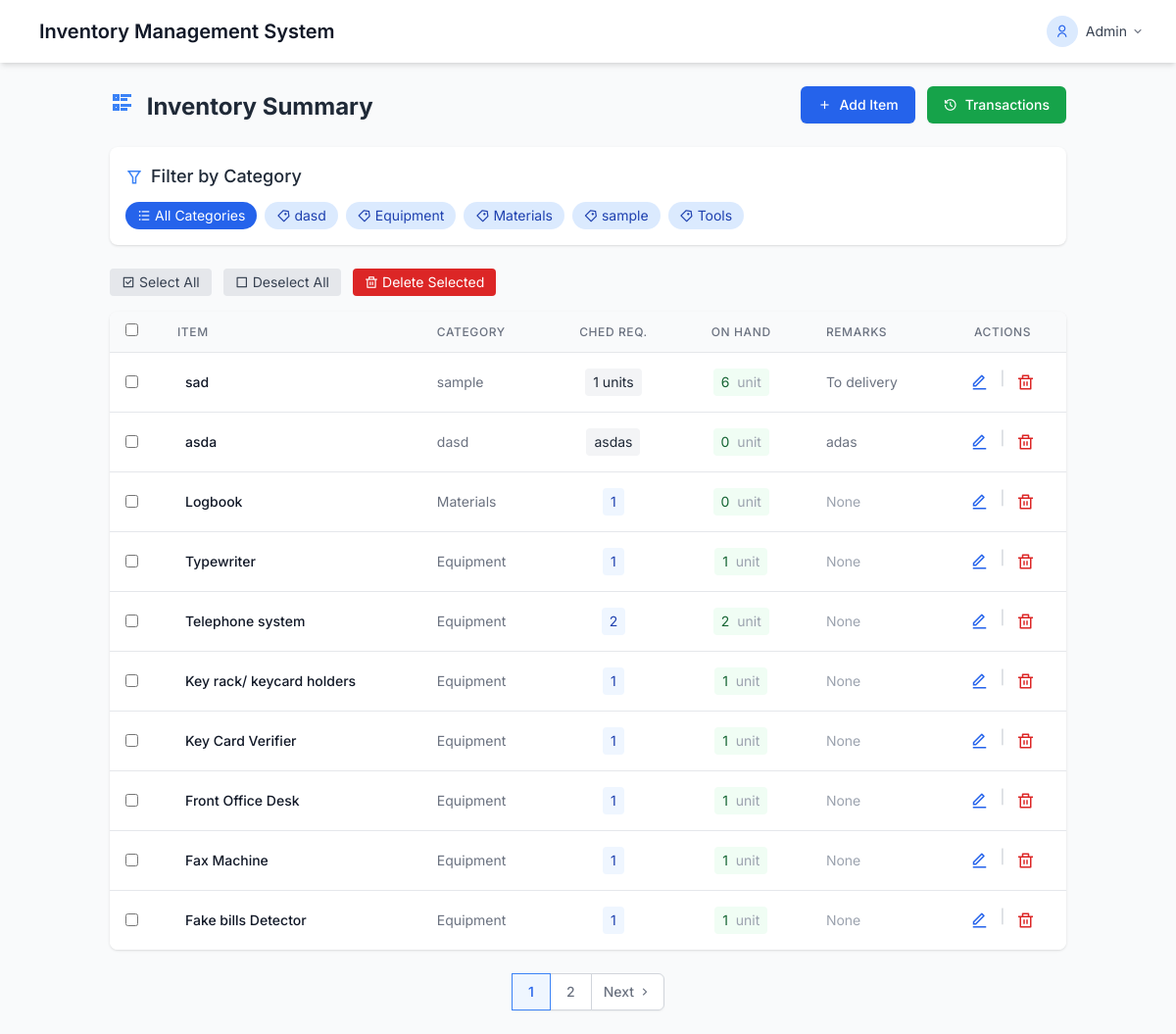
Page /dashboard/admin_requests.php (signed in) on the committed database.
### tables this page shows
CREATE TABLE `items` (
  `id` int(11) NOT NULL,
  `name` varchar(255) DEFAULT NULL,
  `category` varchar(255) DEFAULT NULL,
  `quantity` varchar(255) DEFAULT NULL,
  `available_quantity` varchar(255) DEFAULT NULL,
  `description` text DEFAULT NULL,
  `department` varchar(255) DEFAULT NULL,
  `created_at` timestamp NOT NULL DEFAULT current_timestamp(),
  `borrowed_quantity` int(11) DEFAULT 0,
  `borrowed` int(11) DEFAULT 0,
  `returned` int(11) DEFAULT 0,
  `remarks` text DEFAULT NULL,
  `unit` varchar(255) NOT NULL DEFAULT 'unit'
);

### dashboard/admin_requests.php (the view, shortened to what this page needs)
<?php
require_once "../config/database.php";
$items = [];
$pages = 1;
$limit = 10;
$page = isset($_GET['page']) ? max(1, (int)$_GET['page']) : 1;
$start = ($page - 1) * $limit;
$category_filter = isset($_GET['category']) ? filter_input(INPUT_GET, 'category', FILTER_SANITIZE_STRING) : '';
try {
    $query = "SELECT id, name AS item, category,
                     quantity AS ched_req,
                     available_quantity AS on_hand,
                     remarks, unit
              FROM items
              WHERE (:category_filter = '' OR category = :category_filter)
              ORDER BY id DESC
              LIMIT :start, :limit";
    $stmt = $conn->prepare($query);
    $stmt->bindValue(':category_filter', $category_filter, PDO::PARAM_STR);
    $stmt->bindValue(':start', $start, PDO::PARAM_INT);
    $stmt->bindValue(':limit', $limit, PDO::PARAM_INT);
    $stmt->execute();
    $items = $stmt->fetchAll(PDO::FETCH_ASSOC);
    $countStmt = $conn->prepare("SELECT COUNT(*) FROM items WHERE (:category_filter = '' OR category = :category_filter)");
    $countStmt->bindValue(':category_filter', $category_filter, PDO::PARAM_STR);
    $countStmt->execute();
    $total = $countStmt->fetchColumn();
    $pages = max(1, ceil($total / $limit));
    $category_stmt = $conn->query("SELECT DISTINCT category FROM items ORDER BY category");
    $categories = $category_stmt->fetchAll(PDO::FETCH_ASSOC);
} catch (PDOException $e) {
    $_SESSION['error'] = "Failed to load items: " . $e->getMessage();
    error_log("Database Error: " . $e->getMessage());
}
?>
<!DOCTYPE html>
<html lang="en">
<head>
    <script src="https://cdn.tailwindcss.com"></script>
    <link href="https://cdn.jsdelivr.net/npm/remixicon@2.5.0/fonts/remixicon.css" rel="stylesheet">
</head>
<body class="bg-gray-50 min-h-screen">
    <nav class="bg-white shadow-md">
    <div class="max-w-7xl mx-auto px-4 sm:px-6 lg:px-8">
        <div class="flex justify-between h-16">
            <div class="flex items-center">
                <div class="flex-shrink-0 flex items-center">
                    <span class="text-xl font-semibold text-gray-900">Inventory Management System</span>
                </div>
            </div>
            <div class="hidden sm:ml-6 sm:flex sm:items-center">
                <div class="ml-3 relative">
                    <div>
                        <button id="user-menu" class="flex items-center text-sm rounded-full focus:outline-none focus:ring-2 focus:ring-offset-2 focus:ring-blue-500">
                            <div class="h-8 w-8 rounded-full bg-blue-100 flex items-center justify-center text-blue-600">
                                <i class="ri-user-line"></i>
                            </div>
                            <span class="ml-2 text-gray-700"><?= htmlspecialchars($_SESSION['username'] ?? 'Admin') ?></span>
                            <i class="ri-arrow-down-s-line ml-1 text-gray-500"></i>
                        </button>
                    </div>
                </div>
            </div>
        </div>
    </div>
</nav>
    <div class="container mx-auto p-4 md:p-6">
        <div class="flex flex-col md:flex-row justify-between items-start md:items-center mb-6">
            <h2 class="text-2xl font-bold text-gray-800 mb-4 md:mb-0">
                <i class="ri-list-check-2 mr-2 text-blue-500"></i> Inventory Summary
            </h2>
            <div class="flex flex-wrap gap-3">
                <a href="../items/add_item.php"  class="inline-flex items-center px-4 py-2 border border-transparent text-sm font-medium rounded-md shadow-sm text-white bg-blue-600 hover:bg-blue-700 focus:outline-none focus:ring-2 focus:ring-offset-2 focus:ring-blue-500 transition-colors duration-150">
                    <i class="ri-add-line mr-2"></i> Add Item
                </a>
                <a href="view_transactions.php" class="inline-flex items-center px-4 py-2 border border-transparent text-sm font-medium rounded-md shadow-sm text-white bg-green-600 hover:bg-green-700 focus:outline-none focus:ring-2 focus:ring-offset-2 focus:ring-indigo-500 transition-colors duration-150">
                    <i class="ri-history-line mr-2"></i> Transactions
                </a>
            </div>
        </div>
        <div class="mb-6 bg-white p-4 rounded-lg shadow">
            <h3 class="text-lg font-medium text-gray-800 mb-3 flex items-center">
                <i class="ri-filter-line mr-2 text-blue-500"></i> Filter by Category
            </h3>
            <div class="flex flex-wrap gap-2">
                <a href="?category=" class="px-3 py-1 bg-blue-600 text-white rounded-full text-sm hover:bg-blue-700 transition-colors flex items-center action-btn">
                    <i class="ri-list-unordered mr-1"></i> All Categories
                </a>
                <?php foreach ($categories as $category): ?>
                    <a href="?category=<?= urlencode($category['category']) ?>"
                       class="px-3 py-1 bg-blue-100 text-blue-800 rounded-full text-sm hover:bg-blue-200 transition-colors flex items-center action-btn">
                        <i class="ri-price-tag-3-line mr-1"></i> <?= htmlspecialchars($category['category']) ?>
                    </a>
                <?php endforeach; ?>
            </div>
        </div>
        <form id="bulkActionForm" method="post" action="admin_requests.php">
            <div class="mb-4 flex flex-wrap gap-3">
                <button type="button" id="selectAllBtn" class="px-3 py-1 bg-gray-200 text-gray-700 rounded text-sm hover:bg-gray-300 transition-colors flex items-center action-btn">
                    <i class="ri-checkbox-line mr-1"></i> Select All
                </button>
                <button type="button" id="deselectAllBtn" class="px-3 py-1 bg-gray-200 text-gray-700 rounded text-sm hover:bg-gray-300 transition-colors flex items-center action-btn">
                    <i class="ri-checkbox-blank-line mr-1"></i> Deselect All
                </button>
                <button type="submit" name="bulk_delete" class="px-3 py-1 bg-red-600 text-white rounded text-sm hover:bg-red-700 transition-colors flex items-center action-btn">
                    <i class="ri-delete-bin-line mr-1"></i> Delete Selected
                </button>
            </div>
            <div class="bg-white rounded-lg shadow overflow-hidden">
                <div class="overflow-x-auto">
                    <table class="min-w-full divide-y divide-gray-200">
                        <thead class="bg-gray-50">
                            <tr>
                                <th scope="col" class="checkbox-cell px-4 py-3 text-center text-xs font-medium text-gray-500 uppercase tracking-wider">
                                    <input type="checkbox" id="selectAllCheckbox" class="rounded text-blue-600 focus:ring-blue-500">
                                </th>
                                <th scope="col" class="px-6 py-3 text-left text-xs font-medium text-gray-500 uppercase tracking-wider">Item</th>
                                <th scope="col" class="px-6 py-3 text-left text-xs font-medium text-gray-500 uppercase tracking-wider">Category</th>
                                <th scope="col" class="px-6 py-3 text-center text-xs font-medium text-gray-500 uppercase tracking-wider">CHED Req.</th>
                                <th scope="col" class="px-6 py-3 text-center text-xs font-medium text-gray-500 uppercase tracking-wider">On Hand</th>
                                <th scope="col" class="px-6 py-3 text-left text-xs font-medium text-gray-500 uppercase tracking-wider">Remarks</th>
                                <th scope="col" class="px-6 py-3 text-center text-xs font-medium text-gray-500 uppercase tracking-wider">Actions</th>
                            </tr>
                        </thead>
                        <tbody class="bg-white divide-y divide-gray-200">
                            <?php if (count($items) > 0): ?>
                                <?php foreach ($items as $item): ?>
                                    <tr class="table-row hover:bg-gray-50">
                                        <td class="px-4 py-4 whitespace-nowrap text-center">
                                            <input type="checkbox" name="selected_items[]" value="<?= $item['id'] ?>" class="item-checkbox rounded text-blue-600 focus:ring-blue-500">
                                        </td>
                                        <td class="px-6 py-4 whitespace-nowrap">
                                            <div class="flex items-center">
                                                <div class="text-sm font-medium text-gray-900"><?= htmlspecialchars($item['item']) ?></div>
                                            </div>
                                        </td>
                                        <td class="px-6 py-4 whitespace-nowrap">
                                            <div class="text-sm text-gray-500"><?= htmlspecialchars($item['category']) ?></div>
                                        </td>
                                        <td class="px-6 py-4 whitespace-nowrap text-center text-sm text-gray-500">
                                            <span class="inline-block px-2 py-1 rounded <?= is_numeric($item['ched_req']) ? 'bg-blue-50 text-blue-800' : 'bg-gray-100 text-gray-800' ?>">
                                                <?= htmlspecialchars($item['ched_req']) ?>
                                            </span>
                                        </td>
                                        <td class="px-6 py-4 whitespace-nowrap text-center text-sm text-gray-500">
                                            <span class="inline-block px-2 py-1 rounded <?= is_numeric($item['on_hand']) ? 'bg-green-50 text-green-800' : 'bg-gray-100 text-gray-800' ?>">
                                                <?= htmlspecialchars($item['on_hand']) ?>
                                                <?php if (is_numeric($item['on_hand'])): ?>
                                                    <span class="text-gray-400 ml-1"><?= htmlspecialchars($item['unit']) ?></span>
                                                <?php endif; ?>
                                            </span>
                                        </td>
                                        <td class="px-6 py-4 whitespace-nowrap text-sm text-gray-500">
                                            <?= !empty($item['remarks']) ? htmlspecialchars($item['remarks']) : '<span class="text-gray-400">None</span>' ?>
                                        </td>
                                        <td class="px-6 py-4 whitespace-nowrap text-center text-sm font-medium">
                                            <div class="flex justify-center space-x-3">
                                                <a href="../items/edit_item.php?id=<?= $item['id'] ?>"
                                                   class="text-blue-600 hover:text-blue-900 action-btn"
                                                   title="Edit Item">
                                                    <i class="ri-edit-line text-lg"></i>
                                                </a>
                                                <span class="text-gray-300">|</span>
                                                <a href="?action=delete&id=<?= $item['id'] ?>"
                                                    class="text-red-600 hover:text-red-900 action-btn delete-btn"
                                                    title="Delete Item">
                                                    <i class="ri-delete-bin-line text-lg"></i>
                                                </a>
                                            </div>
                                        </td>
                                    </tr>
                                <?php endforeach; ?>
                            <?php endif; ?>
                        </tbody>
                    </table>
                </div>
            </div>
        </form>
        <?php if ($pages > 1): ?>
            <div class="mt-6 flex justify-center">
                <nav class="inline-flex rounded-md shadow-sm -space-x-px">
                    <?php for ($i = 1; $i <= $pages; $i++): ?>
                        <a href="?page=<?= $i ?><?= $category_filter ? '&category='.urlencode($category_filter) : '' ?>"
                           class="<?= $i == $page ? 'z-10 bg-blue-50 border-blue-500 text-blue-600' : 'bg-white border-gray-300 text-gray-500 hover:bg-gray-50' ?> px-4 py-2 border text-sm font-medium pagination-link action-btn">
                            <?= $i ?>
                        </a>
                    <?php endfor; ?>
                    <?php if ($page < $pages): ?>
                        <a href="?page=<?= $page+1 ?><?= $category_filter ? '&category='.urlencode($category_filter) : '' ?>"
                           class="px-3 py-2 rounded-r-md border border-gray-300 bg-white text-sm font-medium text-gray-500 hover:bg-gray-50 flex items-center action-btn">
                            Next <i class="ri-arrow-right-s-line ml-1"></i>
                        </a>
                    <?php endif; ?>
                </nav>
            </div>
        <?php endif; ?>
    </div>
</body>
</html>

### dashboard/admin_requests.php (style rules this page uses)
body { font-family: 'Inter', sans-serif; }
.pagination-link { min-width: 2.5rem; }
.action-btn { transition: all 0.2s ease; }
.checkbox-cell { width: 40px; }

### rows in the picture
items: name "sad", category "sample", quantity "1 units", available_quantity "6", unit "unit", remarks "To delivery"
items: name "asda", category "dasd", quantity "asdas", available_quantity "0", unit "unit", remarks "adas"
items: name "Logbook", category "Materials", quantity "1", available_quantity "0", unit "unit", shows "None"
items: name "Typewriter", category "Equipment", quantity "1", available_quantity "1", unit "unit", shows "None"
items: name "Telephone system", category "Equipment", quantity "2", available_quantity "2", unit "unit", shows "None"
items: name "Key rack/ keycard holders", category "Equipment", quantity "1", available_quantity "1", unit "unit", shows "None"
items: name "Key Card Verifier", category "Equipment", quantity "1", available_quantity "1", unit "unit", shows "None"
items: name "Front Office Desk", category "Equipment", quantity "1", available_quantity "1", unit "unit", shows "None"
items: name "Fax Machine", category "Equipment", quantity "1", available_quantity "1", unit "unit", shows "None"
items: name "Fake bills Detector", category "Equipment", quantity "1", available_quantity "1", unit "unit", shows "None"

### other values in the picture
$_SESSION['username'] "Admin"
$category['category'] "dasd"
$category['category'] "Equipment"
$category['category'] "Materials"
$category['category'] "sample"
$category['category'] "Tools"
